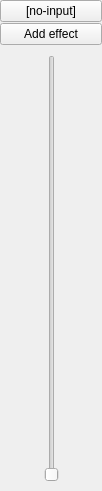
<?xml version="1.0" encoding="UTF-8"?>
<ui version="4.0">
 <class>MasterMixerWidget</class>
 <widget class="QWidget" name="MasterMixerWidget">
  <property name="geometry">
   <rect>
    <x>0</x>
    <y>0</y>
    <width>102</width>
    <height>491</height>
   </rect>
  </property>
  <property name="sizePolicy">
   <sizepolicy hsizetype="Preferred" vsizetype="Maximum">
    <horstretch>0</horstretch>
    <verstretch>0</verstretch>
   </sizepolicy>
  </property>
  <property name="windowTitle">
   <string>Form</string>
  </property>
  <layout class="QVBoxLayout" name="verticalLayout">
   <property name="spacing">
    <number>1</number>
   </property>
   <property name="leftMargin">
    <number>0</number>
   </property>
   <property name="topMargin">
    <number>0</number>
   </property>
   <property name="rightMargin">
    <number>0</number>
   </property>
   <property name="bottomMargin">
    <number>0</number>
   </property>
   <item>
    <widget class="QPushButton" name="btnChangeInput">
     <property name="minimumSize">
      <size>
       <width>75</width>
       <height>0</height>
      </size>
     </property>
     <property name="baseSize">
      <size>
       <width>0</width>
       <height>0</height>
      </size>
     </property>
     <property name="toolTip">
      <string>Input selector</string>
     </property>
     <property name="text">
      <string>[no-input]</string>
     </property>
     <property name="flat">
      <bool>false</bool>
     </property>
    </widget>
   </item>
   <item>
    <widget class="QPushButton" name="btnAddEffect">
     <property name="text">
      <string>Add effect</string>
     </property>
    </widget>
   </item>
   <item>
    <widget class="QWidget" name="slider" native="true">
     <property name="sizePolicy">
      <sizepolicy hsizetype="Expanding" vsizetype="Expanding">
       <horstretch>0</horstretch>
       <verstretch>0</verstretch>
      </sizepolicy>
     </property>
     <layout class="QHBoxLayout" name="horizontalLayout">
      <item>
       <widget class="QWidget" name="sysvuL" native="true">
        <property name="minimumSize">
         <size>
          <width>25</width>
          <height>0</height>
         </size>
        </property>
        <property name="maximumSize">
         <size>
          <width>30</width>
          <height>16777215</height>
         </size>
        </property>
        <property name="styleSheet">
         <string notr="true">border-color: rgb(102, 111, 127);</string>
        </property>
       </widget>
      </item>
      <item>
       <widget class="QSlider" name="sysmaster">
        <property name="minimumSize">
         <size>
          <width>0</width>
          <height>150</height>
         </size>
        </property>
        <property name="maximum">
         <number>128</number>
        </property>
        <property name="orientation">
         <enum>Qt::Vertical</enum>
        </property>
       </widget>
      </item>
      <item>
       <widget class="QWidget" name="sysvuR" native="true">
        <property name="minimumSize">
         <size>
          <width>25</width>
          <height>0</height>
         </size>
        </property>
        <property name="maximumSize">
         <size>
          <width>30</width>
          <height>16777215</height>
         </size>
        </property>
        <property name="autoFillBackground">
         <bool>false</bool>
        </property>
        <property name="styleSheet">
         <string notr="true">border-color: rgb(102, 111, 127);</string>
        </property>
       </widget>
      </item>
     </layout>
    </widget>
   </item>
  </layout>
 </widget>
 <resources/>
 <connections/>
</ui>
